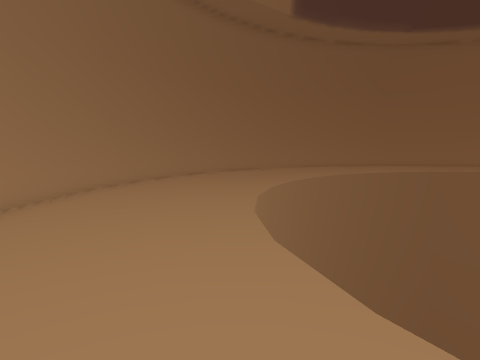
View 1 (above)

18 first-person views from a walk through a scene from a Unity 3-D project. The camera is 1.2 m above the floor, tilts 6° down and sees 75° across. The floor is counted in squares, 1 m on a side. Each view is taken from the middle of a square. On the plan, view 1 faces up. The plan holds only what a view shows up to about 13 squares ahead; the rest is blank. The place goes on beyond the plan.

View 2
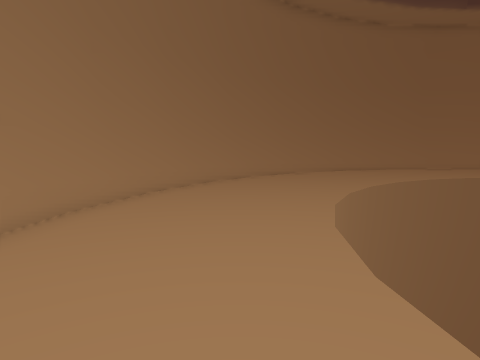

View 3
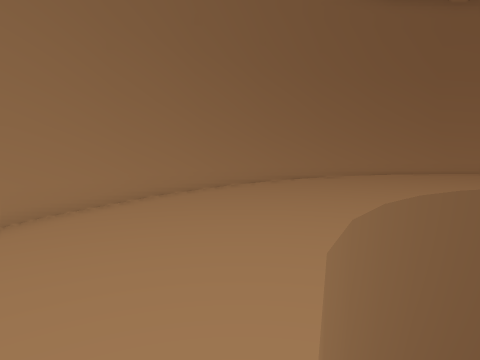

View 4
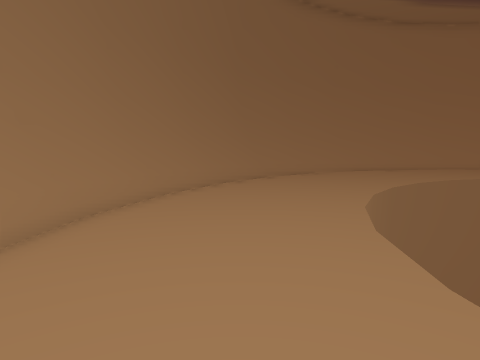

View 5
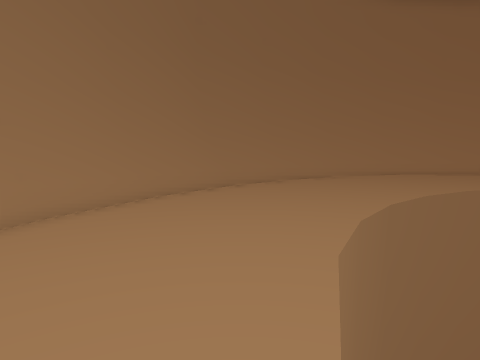

View 6
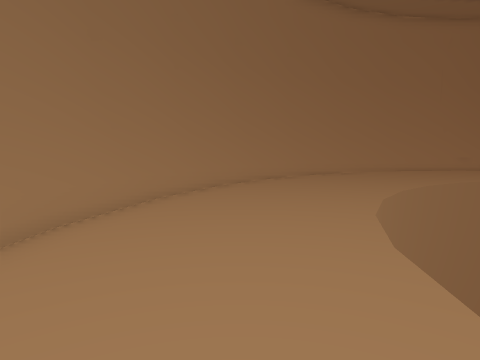

View 7
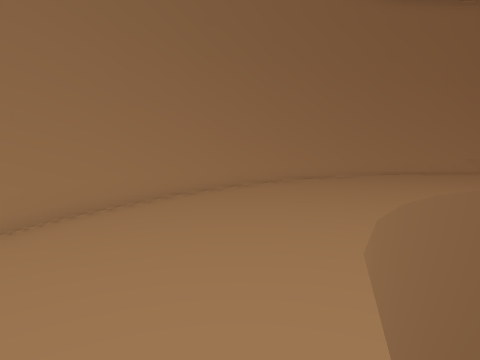

View 8
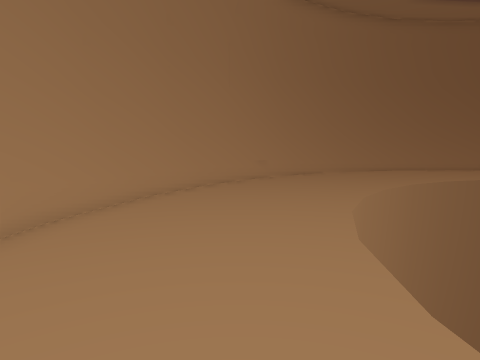

View 9
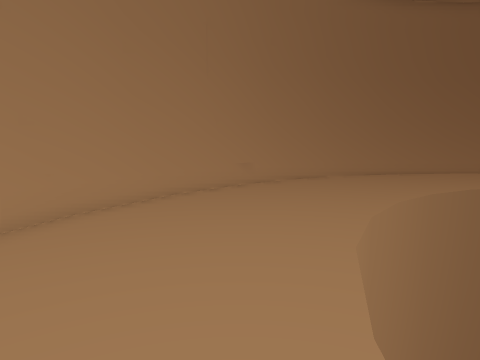

View 10
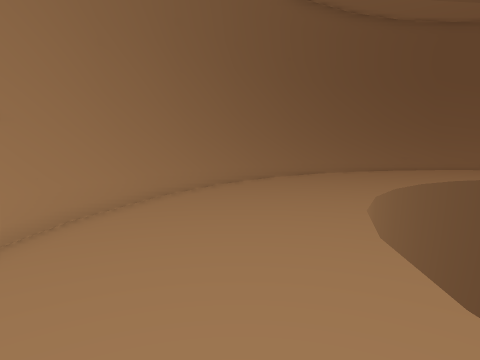

View 11
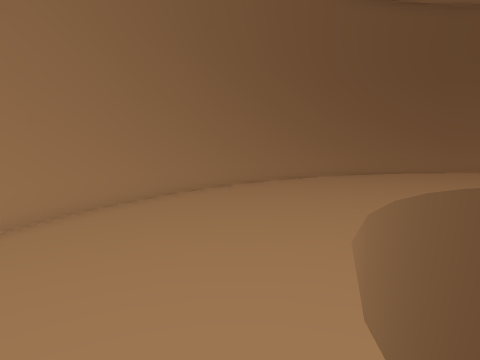

View 12
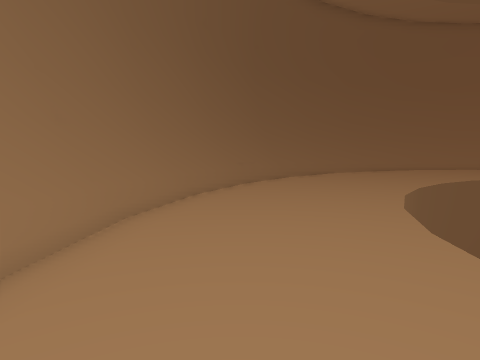

View 13
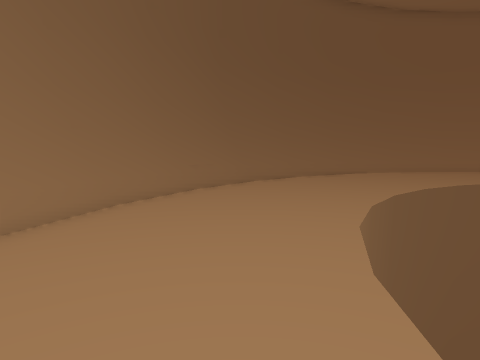

View 14
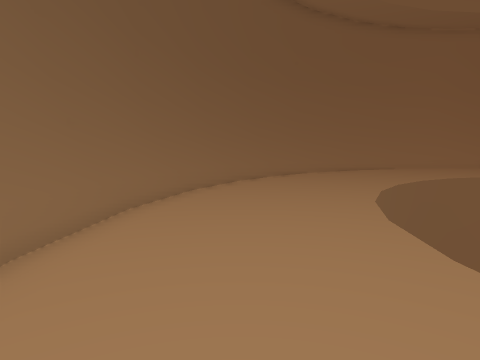

View 15
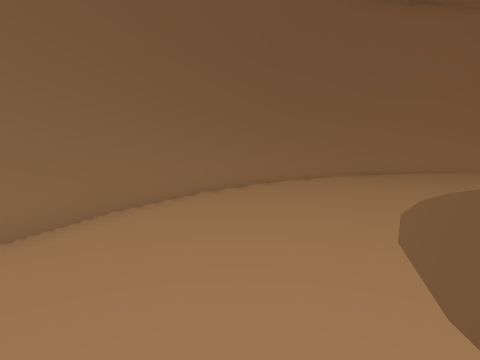

View 16
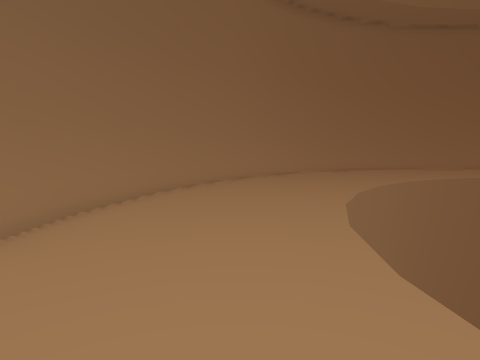

View 17
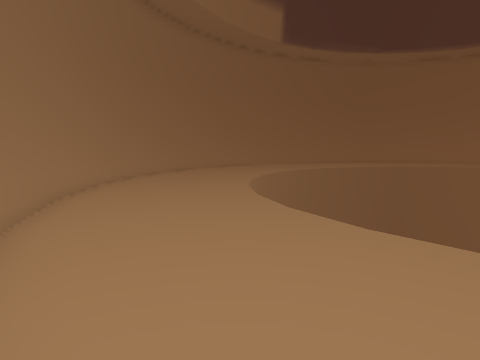

View 18
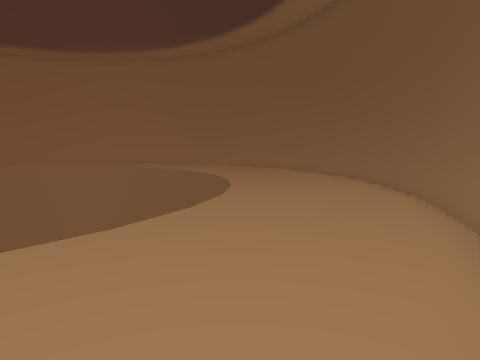

### Floor plan
Key: @ floor where view 1 was taken; # wall or solid block; . floor; = window, fence, low wall or low ledge; v drop or lower ground.
Columns run from 5 left of view 1 to 25 right of it. Each row starts with its distance up from view 1.
 21           ##########
 20         ####======#####
 19       ###=#.........=####
 18      ##=#.............=###
 17     ##=.................###
 16    ##=...................=##
 15   ##=.......vvvvvv........###
 14  ##=......vv       vv......##
 13  ##......v          vv.....=##
 12 ##=.....v             v.....##
 11 ##.....v              vv....=#
 10 #=.....v               v.....##
  9 #=....v                 .....##
  8 ##....v                 v....=#
  7 #.....                  v....=#
  6 #.....                  v....=#
  5 #.....                  v....=#
  4 #.....v                 v....=#
  3 ##....v                 v....=#
  2 #=....v                v.....##
  1 ##.....v               v....###
  0 ##=..@..v             v.....=#
 -1  ##.....vv           v.....###
 -2  ##=......v        vv......=#
 -3   ##.......vvv   vv.......=##
 -4    ##....................=##
 -5    ###..................=##
 -6     ###=...............=##
 -7      ####=...........=###
 -8        ####=#....#==####
 -9          #############

Positions as (right, up) in squares from view 1, and headings:
1: (0, 0), facing up
2: (-1, 3), facing up
3: (0, 6), facing up
4: (0, 12), facing up-right
5: (3, 13), facing up-right
6: (8, 17), facing right
7: (10, 16), facing right
8: (16, 15), facing down-right
9: (17, 13), facing down-right
10: (21, 8), facing down
11: (20, 6), facing down
12: (20, -1), facing down-left
13: (18, -1), facing down-left
14: (13, -6), facing left
15: (10, -5), facing left
16: (4, -4), facing up-left
17: (0, -4), facing up
18: (0, -4), facing right
